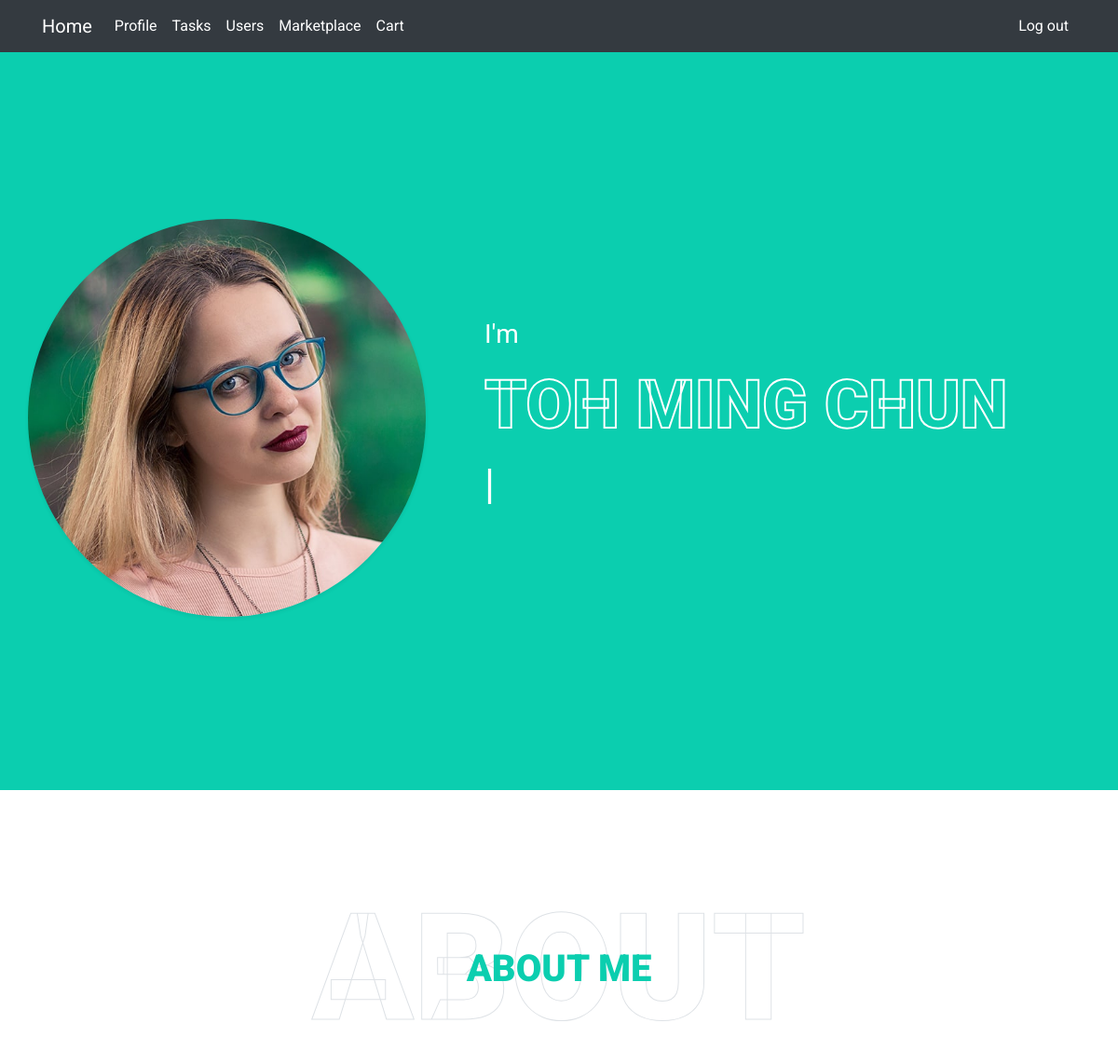
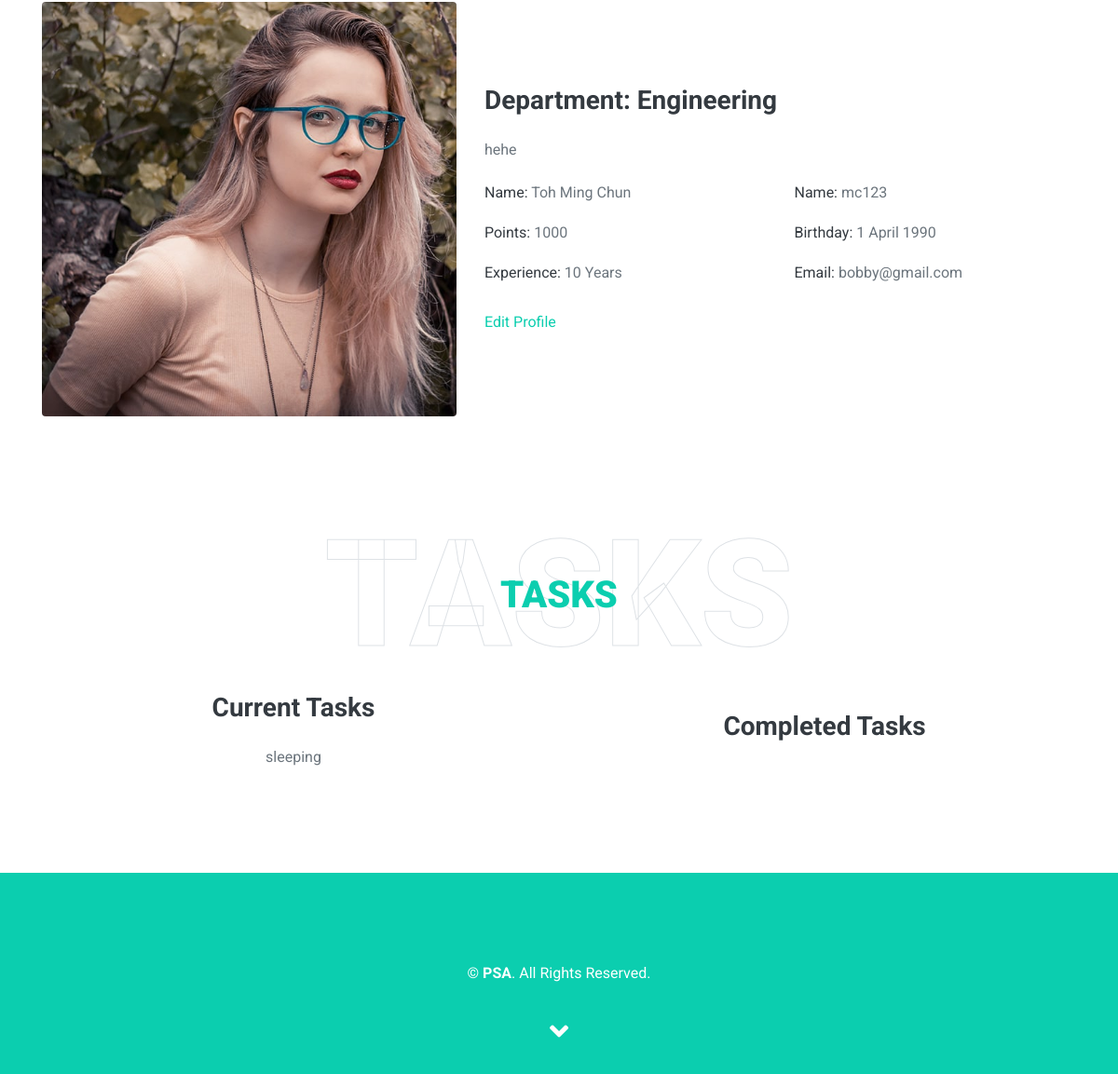
/main/profile (signed in), run on the app's committed database (2 pictures, top to bottom).
### main/models.py (models this page shows, shortened)
class CustomUser(models.Model):
    user = models.OneToOneField(User, on_delete=models.CASCADE)
    DEPARTMENT = (
        ('Operations', 'Operations'),
        ('Infocomm technology', 'Infocomm technology'),
        ('Engineering', 'Engineering'),
        ('Corportate', 'Corporate')
    )
    email = models.EmailField(unique=True)
    department = models.CharField(max_length=100, choices=DEPARTMENT)
    description = models.TextField("Description", max_length=600, default='', blank=True)
    points = models.IntegerField(default=0)
    tasks = models.ManyToManyField(Task, blank=True, related_name='users')

class Task(models.Model):
    STATUS = (
        ('Incomplete', 'Incomplete'),
        ('Ongoing', 'Ongoing'),
        ('Completed', 'Completed'),
    )
    name = models.CharField(max_length = 64)
    description = models.TextField("Description", max_length=600, default='', blank=True)
    points_granted = models.IntegerField()
    status = models.CharField(max_length=100, choices=STATUS, default='Incomplete')
    def __str__(self):
        return self.name

### main/views.py (the view)
# urls.py: path('profile', views.profile, name='profile'),
@login_required(login_url='/main/login')
def profile(request):
    current_user = CustomUser.objects.get(user=request.user)
    in_progress = current_user.tasks.filter(status="In progress")
    completed = current_user.tasks.filter(status="Completed")
    return render(request, 'main/profile.html', {
        "user": current_user,
        "in_progress": in_progress,
        "completed": completed,
    })

### main/templates/main/profile.html (shortened to what this page needs)
{% load static %}
<!DOCTYPE html>
<html language="en">
<head>
    <link href="https://cdnjs.cloudflare.com/ajax/libs/font-awesome/5.10.0/css/all.min.css" rel="stylesheet">
    <link href="{% static 'profile/lib/owlcarousel/assets/owl.carousel.min.css' %}" rel="stylesheet">
    <link href="{% static 'profile/lib/lightbox/css/lightbox.min.css' %}" rel="stylesheet">
    <link href="https://cdn.jsdelivr.net/npm/bootstrap@5.0.2/dist/css/bootstrap.min.css" rel="stylesheet"
>
    <link href="{% static 'styles.css' %}" rel="stylesheet">
    <link href="{% static 'profile/css/style.css' %}" rel="stylesheet">
</head>
<body data-spy="scroll" data-target=".navbar" data-offset="51">
{% block body %}
    <div class="container-xxl">
        <nav class="navbar navbar-expand-lg navbar-dark bg-dark fixed-top">
            <div class="container-xl" margin-top=0px>
                <a class="navbar-brand" href="{% url 'main:index' %}">Home</a>
                <nav class="collapse navbar-collapse" id="navbarSupportedContent">
                    <ul class="navbar-nav me-auto mb-2 mb-lg-0">
                        <li class="nav-item">
                            <a class="nav-link active" aria-current="page" href="{% url 'main:profile' %}">Profile</a>
                        </li>
                        <li class="nav-item">
                            <a class="nav-link active" aria-current="page" href="{% url 'main:tasks' %}">Tasks</a>
                        </li>
                        <li class="nav-item">
                            <a class="nav-link active" aria-current="page" href="{% url 'main:users' %}">Users</a>
                        </li>
                        <li class="nav-item">
                            <a class="nav-link active" aria-current="page"
                                href="{% url 'main:marketplace' %}">Marketplace</a>
                        </li>
                        <li class="nav-item">
                            <a class="nav-link active" aria-current="page" href="{% url 'main:view_cart' %}">Cart</a>
                        </li>
                    </ul>
                </nav>
                <div class="float-right">
                    <ul class="navbar-nav me-auto mb-2 mb-lg-0">
                        <li class="nav-item">
                            <a class="nav-link active" href="{ % url 'main:logout' %}">Log out</a>
                        </li>
                    </ul>
                </div>
            </div>
        </nav>
    </div class>
    <div class="container-fluid bg-primary d-flex align-items-center mb-5 py-5" id="home" style="min-height: 100vh;">
        <div class="container">
            <div class="row align-items-center">
                <div class="col-lg-5 px-5 pl-lg-0 pb-5 pb-lg-0">
                    <img class="img-fluid w-100 rounded-circle shadow-sm" src="{% static 'profile/img/profile.jpg' %}" alt="">
                </div>
                <div class="col-lg-7 text-center text-lg-left">
                    <h3 class="text-white font-weight-normal mb-3">I'm</h3>
                    <h1 class="display-3 text-uppercase text-primary mb-2" style="-webkit-text-stroke: 2px #ffffff;">{{ user.user.first_name }} {{ user.user.last_name }}</h1>
                </div>
            </div>
        </div>
    </div>
    <div class="container-fluid py-5" id="about">
        <div class="container">
            <div class="position-relative d-flex align-items-center justify-content-center">
                <h1 class="display-1 text-uppercase text-white" style="-webkit-text-stroke: 1px #dee2e6;">About</h1>
                <h1 class="position-absolute text-uppercase text-primary">About Me</h1>
            </div>
            <div class="row align-items-center">
                <div class="col-lg-5 pb-4 pb-lg-0">
                    <img class="img-fluid rounded w-100" src="{% static 'profile/img/about.jpg' %}" alt="">
                </div>
                <div class="col-lg-7">
                    <h3 class="mb-4">Department: {{ user.department }}</h3>
                    <p>{{ user.description }}</p>
                    <div class="row mb-3">
                        <div class="col-sm-6 py-2">
                            <h6>Name: <span class="text-secondary">{{ user.user.first_name }} {{ user.user.last_name }}</span></h6>
                        </div>
                        <div class="col-sm-6 py-2">
                            <h6>Name: <span class="text-secondary">{{ user.user.username }}</span></h6>
                        </div>
                        <div class="col-sm-6 py-2">
                            <h6>Points: <span class="text-secondary">{{ user.points }}</span></h6>
                        </div>
                        <div class="col-sm-6 py-2">
                            <h6>Birthday: <span class="text-secondary">1 April 1990</span></h6>
                        </div>
                        <div class="col-sm-6 py-2">
                            <h6>Experience: <span class="text-secondary">10 Years</span></h6>
                        </div>
                        <div class="col-sm-6 py-2">
                            <h6>Email: <span class="text-secondary">{{ user.email }}</span></h6>
                        </div>
                    </div>
                    <a href="{% url 'main:edit_profile' %}">Edit Profile</a>
                </div>
            </div>
        </div>
    </div>
    <div class="container-fluid py-5" id="tasks">
        <div class="container">
            <div class="position-relative d-flex align-items-center justify-content-center">
                <h1 class="display-1 text-uppercase text-white" style="-webkit-text-stroke: 1px #dee2e6;">Tasks</h1>
                <h1 class="position-absolute text-uppercase text-primary">Tasks</h1>
            </div>
            <div class="row align-items-center">
                <div class="col-lg-6 text-center">
                    <h3 class="mb-4">Current Tasks</h3>
                    <ul class="list-unstyled">
                        {% for task in in_progress %}
                        <li>{{ task }}</li>
                        {% endfor %}
                    </ul>
                </div>
                <div class="col-lg-6 text-center">
                    <h3 class="mb-4">Completed Tasks</h3>
                </div>
            </div>
        </div>
    </div>
    <div class="container-fluid bg-primary text-white mt-5 py-5 px-sm-3 px-md-5">
        <div class="container text-center py-5">
            <p class="m-0">&copy; <a class="text-white font-weight-bold" href="#">PSA</a>. All Rights Reserved.
            </p>
        </div>
    </div>
    <i class="fa fa-2x fa-angle-down text-white scroll-to-bottom"></i>
{% endblock %}
</body>
</html>

### main/static/styles.css (style rules this page uses)
body { font-family: var(--bs-font-sans-serif); background-color: #f7f7f7; color: #000000; }

### data on the page
CustomUser: user.first_name "TOH", user.last_name "MING CHUN", department "Engineering", description "hehe", user.first_name "Toh", user.last_name "Ming Chun", user.username "mc123", points "1000", email "bobby@gmail.com"
Task: name "sleeping"
